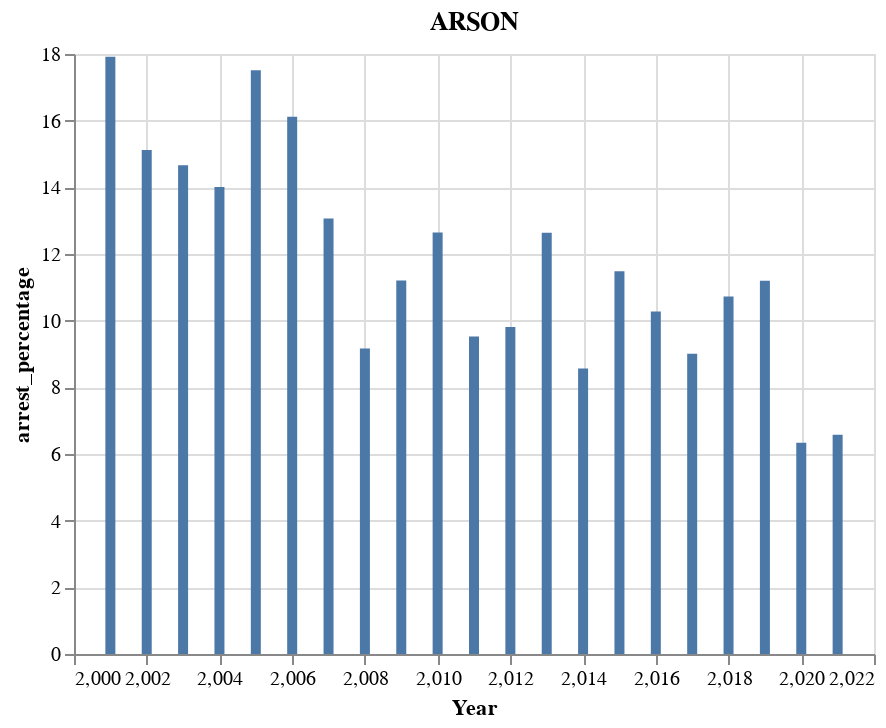
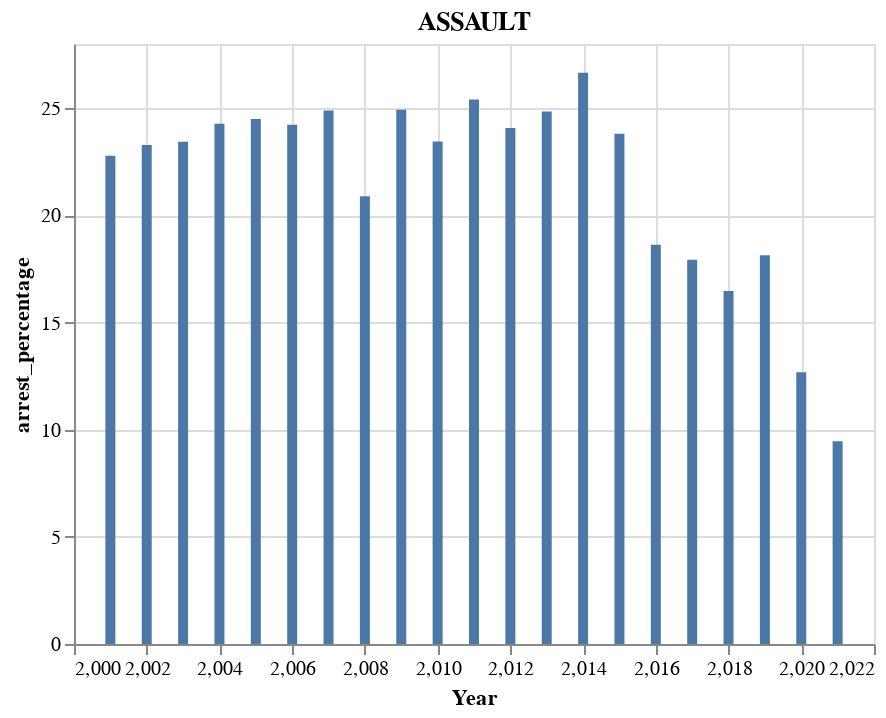
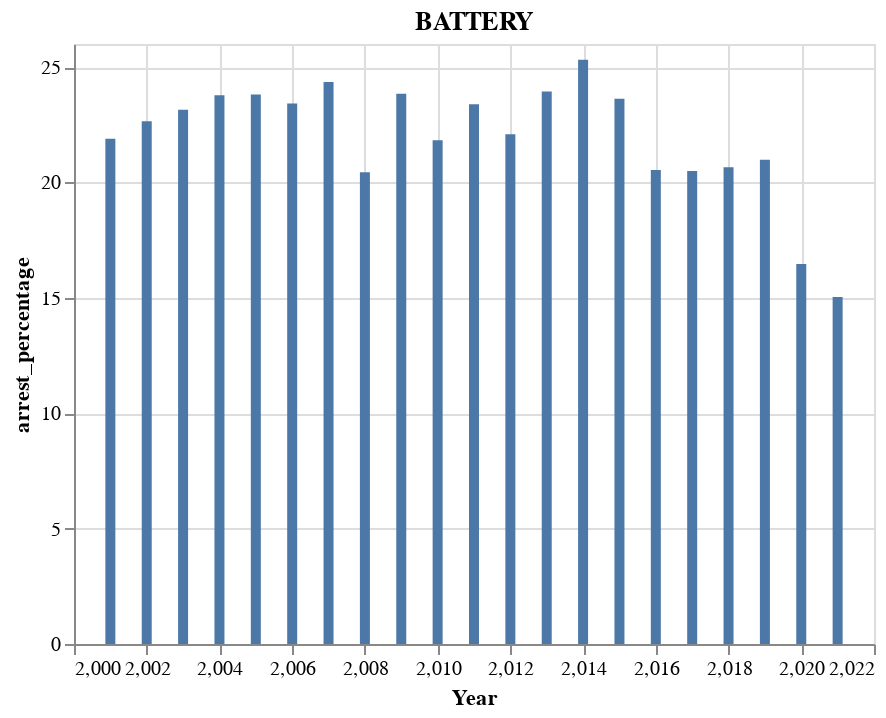
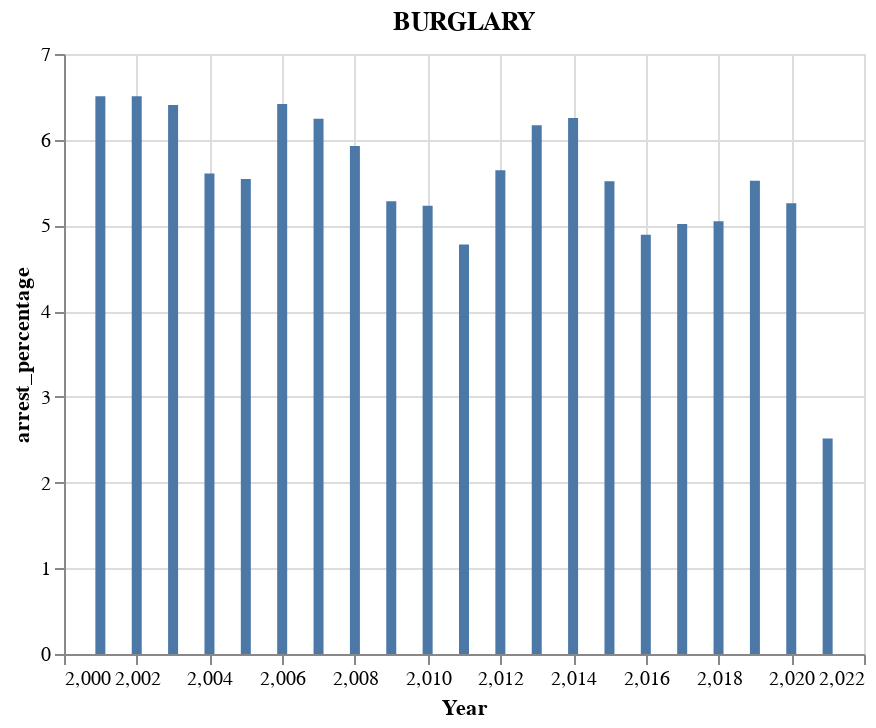

Notebook code cell kept with these figures, in order:
### Markdown cell above
#### Visualize findings by crime type

### Code cell
# create a list with all the crime types
crime_test = year_crime_pivot['PrimaryType'].to_list()

crimeList = []
for crime in crime_test:
  if crime not in crimeList:
    crimeList.append(crime)

#loop through crime list to create charts 
for crime in crimeList:
  chart = alt.Chart(year_crime_pivot.loc[year_crime_pivot.PrimaryType==crime]).mark_bar().encode(
    x='Year',
    y='arrest_percentage',
  ).properties(
    title = str(crime),
)
  chart.display()

### Figure 1 — Vega-Lite specification as saved in the notebook (floating-point values rounded to 4 significant figures)
{"config": {"view": {"continuousWidth": 400, "continuousHeight": 300}}, "data": {"name": "data-8ec756d610d6b99fb816bd1f65e16c40"}, "mark": "bar", "encoding": {"x": {"type": "quantitative", "field": "Year"}, "y": {"type": "quantitative", "field": "arrest_percentage"}}, "title": "ARSON", "$schema": "https://vega.github.io/schema/vega-lite/v4.8.1.json", "datasets": {"data-8ec756d610d6b99fb816bd1f65e16c40": [{"Year": 2001, "PrimaryType": "ARSON", "False": 829.0, "True": 181.0, "arrest_percentage": 17.92}, {"Year": 2002, "PrimaryType": "ARSON", "False": 876.0, "True": 156.0, "arrest_percentage": 15.12}, {"Year": 2003, "PrimaryType": "ARSON", "False": 815.0, "True": 140.0, "arrest_percentage": 14.66}, {"Year": 2004, "PrimaryType": "ARSON", "False": 669.0, "True": 109.0, "arrest_percentage": 14.01}, {"Year": 2005, "PrimaryType": "ARSON", "False": 570.0, "True": 121.0, "arrest_percentage": 17.51}, {"Year": 2006, "PrimaryType": "ARSON", "False": 609.0, "True": 117.0, "arrest_percentage": 16.12}, {"Year": 2007, "PrimaryType": "ARSON", "False": 619.0, "True": 93.0, "arrest_percentage": 13.06}, {"Year": 2008, "PrimaryType": "ARSON", "False": 585.0, "True": 59.0, "arrest_percentage": 9.161}, {"Year": 2009, "PrimaryType": "ARSON", "False": 547.0, "True": 69.0, "arrest_percentage": 11.2}, {"Year": 2010, "PrimaryType": "ARSON", "False": 456.0, "True": 66.0, "arrest_percentage": 12.64}, {"Year": 2011, "PrimaryType": "ARSON", "False": 456.0, "True": 48.0, "arrest_percentage": 9.524}, {"Year": 2012, "PrimaryType": "ARSON", "False": 423.0, "True": 46.0, "arrest_percentage": 9.808}, {"Year": 2013, "PrimaryType": "ARSON", "False": 318.0, "True": 46.0, "arrest_percentage": 12.64}, {"Year": 2014, "PrimaryType": "ARSON", "False": 363.0, "True": 34.0, "arrest_percentage": 8.564}, {"Year": 2015, "PrimaryType": "ARSON", "False": 401.0, "True": 52.0, "arrest_percentage": 11.48}, {"Year": 2016, "PrimaryType": "ARSON", "False": 463.0, "True": 53.0, "arrest_percentage": 10.27}, {"Year": 2017, "PrimaryType": "ARSON", "False": 404.0, "True": 40.0, "arrest_percentage": 9.009}, {"Year": 2018, "PrimaryType": "ARSON", "False": 333.0, "True": 40.0, "arrest_percentage": 10.72}, {"Year": 2019, "PrimaryType": "ARSON", "False": 333.0, "True": 42.0, "arrest_percentage": 11.2}, {"Year": 2020, "PrimaryType": "ARSON", "False": 547.0, "True": 37.0, "arrest_percentage": 6.336}, {"Year": 2021, "PrimaryType": "ARSON", "False": 71.0, "True": 5.0, "arrest_percentage": 6.579}]}}

### Figure 2 — Vega-Lite specification as saved in the notebook (floating-point values rounded to 4 significant figures)
{"config": {"view": {"continuousWidth": 400, "continuousHeight": 300}}, "data": {"name": "data-cf9a6751c678dc7fd8306b8e4d8b557d"}, "mark": "bar", "encoding": {"x": {"type": "quantitative", "field": "Year"}, "y": {"type": "quantitative", "field": "arrest_percentage"}}, "title": "ASSAULT", "$schema": "https://vega.github.io/schema/vega-lite/v4.8.1.json", "datasets": {"data-cf9a6751c678dc7fd8306b8e4d8b557d": [{"Year": 2001, "PrimaryType": "ASSAULT", "False": 24230.0, "True": 7150.0, "arrest_percentage": 22.78}, {"Year": 2002, "PrimaryType": "ASSAULT", "False": 24180.0, "True": 7342.0, "arrest_percentage": 23.29}, {"Year": 2003, "PrimaryType": "ASSAULT", "False": 22570.0, "True": 6910.0, "arrest_percentage": 23.44}, {"Year": 2004, "PrimaryType": "ASSAULT", "False": 21840.0, "True": 7005.0, "arrest_percentage": 24.28}, {"Year": 2005, "PrimaryType": "ASSAULT", "False": 20440.0, "True": 6631.0, "arrest_percentage": 24.5}, {"Year": 2006, "PrimaryType": "ASSAULT", "False": 19660.0, "True": 6288.0, "arrest_percentage": 24.24}, {"Year": 2007, "PrimaryType": "ASSAULT", "False": 19760.0, "True": 6551.0, "arrest_percentage": 24.9}, {"Year": 2008, "PrimaryType": "ASSAULT", "False": 20130.0, "True": 5316.0, "arrest_percentage": 20.89}, {"Year": 2009, "PrimaryType": "ASSAULT", "False": 17160.0, "True": 5700.0, "arrest_percentage": 24.93}, {"Year": 2010, "PrimaryType": "ASSAULT", "False": 16490.0, "True": 5051.0, "arrest_percentage": 23.45}, {"Year": 2011, "PrimaryType": "ASSAULT", "False": 15220.0, "True": 5186.0, "arrest_percentage": 25.41}, {"Year": 2012, "PrimaryType": "ASSAULT", "False": 15110.0, "True": 4792.0, "arrest_percentage": 24.08}, {"Year": 2013, "PrimaryType": "ASSAULT", "False": 13510.0, "True": 4466.0, "arrest_percentage": 24.85}, {"Year": 2014, "PrimaryType": "ASSAULT", "False": 12400.0, "True": 4506.0, "arrest_percentage": 26.66}, {"Year": 2015, "PrimaryType": "ASSAULT", "False": 12990.0, "True": 4058.0, "arrest_percentage": 23.81}, {"Year": 2016, "PrimaryType": "ASSAULT", "False": 15250.0, "True": 3491.0, "arrest_percentage": 18.63}, {"Year": 2017, "PrimaryType": "ASSAULT", "False": 15840.0, "True": 3461.0, "arrest_percentage": 17.93}, {"Year": 2018, "PrimaryType": "ASSAULT", "False": 17040.0, "True": 3362.0, "arrest_percentage": 16.48}, {"Year": 2019, "PrimaryType": "ASSAULT", "False": 16880.0, "True": 3740.0, "arrest_percentage": 18.14}, {"Year": 2020, "PrimaryType": "ASSAULT", "False": 15910.0, "True": 2312.0, "arrest_percentage": 12.69}, {"Year": 2021, "PrimaryType": "ASSAULT", "False": 2882.0, "True": 301.0, "arrest_percentage": 9.456}]}}

### Figure 3 — Vega-Lite specification as saved in the notebook (floating-point values rounded to 4 significant figures)
{"config": {"view": {"continuousWidth": 400, "continuousHeight": 300}}, "data": {"name": "data-8f69d0c139eec7a5cd25e106f785649c"}, "mark": "bar", "encoding": {"x": {"type": "quantitative", "field": "Year"}, "y": {"type": "quantitative", "field": "arrest_percentage"}}, "title": "BATTERY", "$schema": "https://vega.github.io/schema/vega-lite/v4.8.1.json", "datasets": {"data-8f69d0c139eec7a5cd25e106f785649c": [{"Year": 2001, "PrimaryType": "BATTERY", "False": 72980.0, "True": 20460.0, "arrest_percentage": 21.9}, {"Year": 2002, "PrimaryType": "BATTERY", "False": 72820.0, "True": 21330.0, "arrest_percentage": 22.66}, {"Year": 2003, "PrimaryType": "BATTERY", "False": 67920.0, "True": 20460.0, "arrest_percentage": 23.15}, {"Year": 2004, "PrimaryType": "BATTERY", "False": 66420.0, "True": 20720.0, "arrest_percentage": 23.78}, {"Year": 2005, "PrimaryType": "BATTERY", "False": 63970.0, "True": 19990.0, "arrest_percentage": 23.81}, {"Year": 2006, "PrimaryType": "BATTERY", "False": 61770.0, "True": 18890.0, "arrest_percentage": 23.42}, {"Year": 2007, "PrimaryType": "BATTERY", "False": 60210.0, "True": 19390.0, "arrest_percentage": 24.36}, {"Year": 2008, "PrimaryType": "BATTERY", "False": 60400.0, "True": 15520.0, "arrest_percentage": 20.44}, {"Year": 2009, "PrimaryType": "BATTERY", "False": 52140.0, "True": 16320.0, "arrest_percentage": 23.84}, {"Year": 2010, "PrimaryType": "BATTERY", "False": 51120.0, "True": 14280.0, "arrest_percentage": 21.83}, {"Year": 2011, "PrimaryType": "BATTERY", "False": 46320.0, "True": 14140.0, "arrest_percentage": 23.39}, {"Year": 2012, "PrimaryType": "BATTERY", "False": 46080.0, "True": 13060.0, "arrest_percentage": 22.09}, {"Year": 2013, "PrimaryType": "BATTERY", "False": 41080.0, "True": 12930.0, "arrest_percentage": 23.94}, {"Year": 2014, "PrimaryType": "BATTERY", "False": 36930.0, "True": 12520.0, "arrest_percentage": 25.32}, {"Year": 2015, "PrimaryType": "BATTERY", "False": 37360.0, "True": 11560.0, "arrest_percentage": 23.63}, {"Year": 2016, "PrimaryType": "BATTERY", "False": 39960.0, "True": 10330.0, "arrest_percentage": 20.54}, {"Year": 2017, "PrimaryType": "BATTERY", "False": 39140.0, "True": 10090.0, "arrest_percentage": 20.49}, {"Year": 2018, "PrimaryType": "BATTERY", "False": 39520.0, "True": 10290.0, "arrest_percentage": 20.66}, {"Year": 2019, "PrimaryType": "BATTERY", "False": 39110.0, "True": 10390.0, "arrest_percentage": 20.98}, {"Year": 2020, "PrimaryType": "BATTERY", "False": 34630.0, "True": 6824.0, "arrest_percentage": 16.46}, {"Year": 2021, "PrimaryType": "BATTERY", "False": 5500.0, "True": 973.0, "arrest_percentage": 15.03}]}}

### Figure 4 — Vega-Lite specification as saved in the notebook (floating-point values rounded to 4 significant figures)
{"config": {"view": {"continuousWidth": 400, "continuousHeight": 300}}, "data": {"name": "data-d61b639ff9ac45b2cbf2921f823c8ab5"}, "mark": "bar", "encoding": {"x": {"type": "quantitative", "field": "Year"}, "y": {"type": "quantitative", "field": "arrest_percentage"}}, "title": "BURGLARY", "$schema": "https://vega.github.io/schema/vega-lite/v4.8.1.json", "datasets": {"data-d61b639ff9ac45b2cbf2921f823c8ab5": [{"Year": 2001, "PrimaryType": "BURGLARY", "False": 24320.0, "True": 1693.0, "arrest_percentage": 6.508}, {"Year": 2002, "PrimaryType": "BURGLARY", "False": 23960.0, "True": 1667.0, "arrest_percentage": 6.506}, {"Year": 2003, "PrimaryType": "BURGLARY", "False": 23540.0, "True": 1611.0, "arrest_percentage": 6.404}, {"Year": 2004, "PrimaryType": "BURGLARY", "False": 23190.0, "True": 1377.0, "arrest_percentage": 5.606}, {"Year": 2005, "PrimaryType": "BURGLARY", "False": 24090.0, "True": 1413.0, "arrest_percentage": 5.541}, {"Year": 2006, "PrimaryType": "BURGLARY", "False": 22760.0, "True": 1561.0, "arrest_percentage": 6.418}, {"Year": 2007, "PrimaryType": "BURGLARY", "False": 23310.0, "True": 1552.0, "arrest_percentage": 6.243}, {"Year": 2008, "PrimaryType": "BURGLARY", "False": 24660.0, "True": 1554.0, "arrest_percentage": 5.927}, {"Year": 2009, "PrimaryType": "BURGLARY", "False": 25350.0, "True": 1414.0, "arrest_percentage": 5.283}, {"Year": 2010, "PrimaryType": "BURGLARY", "False": 25040.0, "True": 1382.0, "arrest_percentage": 5.23}, {"Year": 2011, "PrimaryType": "BURGLARY", "False": 25350.0, "True": 1272.0, "arrest_percentage": 4.778}, {"Year": 2012, "PrimaryType": "BURGLARY", "False": 21560.0, "True": 1289.0, "arrest_percentage": 5.642}, {"Year": 2013, "PrimaryType": "BURGLARY", "False": 16790.0, "True": 1104.0, "arrest_percentage": 6.169}, {"Year": 2014, "PrimaryType": "BURGLARY", "False": 13660.0, "True": 911.0, "arrest_percentage": 6.253}, {"Year": 2015, "PrimaryType": "BURGLARY", "False": 12460.0, "True": 727.0, "arrest_percentage": 5.514}, {"Year": 2016, "PrimaryType": "BURGLARY", "False": 13590.0, "True": 699.0, "arrest_percentage": 4.893}, {"Year": 2017, "PrimaryType": "BURGLARY", "False": 12350.0, "True": 652.0, "arrest_percentage": 5.016}, {"Year": 2018, "PrimaryType": "BURGLARY", "False": 11150.0, "True": 593.0, "arrest_percentage": 5.049}, {"Year": 2019, "PrimaryType": "BURGLARY", "False": 9104.0, "True": 532.0, "arrest_percentage": 5.521}, {"Year": 2020, "PrimaryType": "BURGLARY", "False": 8269.0, "True": 459.0, "arrest_percentage": 5.259}, {"Year": 2021, "PrimaryType": "BURGLARY", "False": 969.0, "True": 25.0, "arrest_percentage": 2.515}]}}
